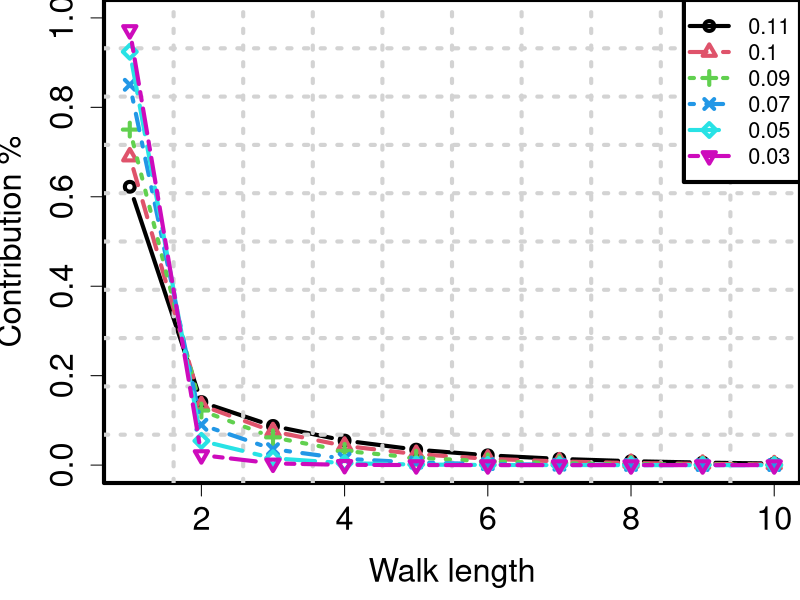

Source code (R):

# 50 0.1-1

data = as.matrix(read.table('../data/walk_contribution.txt'))
for(i in c(1:length(data[,1])))
{
	a = data[i,length(data[i,])]
	data[i,] = data[i,]/a
}
data = cbind(rep(0,7),data)
for(i in c(2:51))
{
	data[,i-1] = data[,i] - data[,i-1]
}
data = data[,-51]

pdf('../plots/walk_contribution.pdf', width = 8, height = 8)
par(lwd = 4, cex = 1.3, cex.axis = 1.5, cex.lab = 1.5, oma = c(0,0,0,0), mar = c(4.5,4,0,0))
plot(data[1,1:10], type = 'b',ylim = c(0,1),xlim = c(1,10),xlab = 'Walk length',ylab = 'Contribution %',pch = 1,lty = 1)
grid(10,10)
for(i in c(2:6))
{
	lines(data[i,1:10],type = 'b',col = i,pch = i,lty = i)
}
legend('topright',c('0.11','0.1','0.09','0.07','0.05','0.03'),col = 1:6,lty = 1:6,pch = 1:6)
dev.off()
